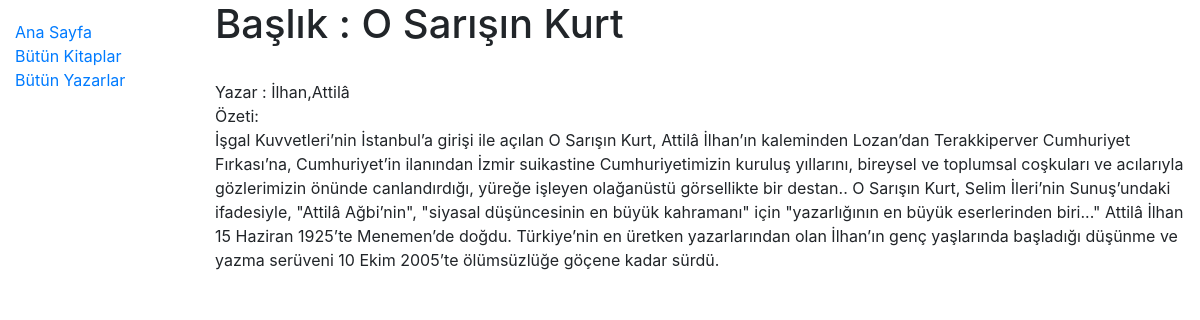
/katalog/kitap/3/, run on the app's committed database.
### katalog/models.py (models this page shows, shortened)
class Kitap(models.Model):
    baslik = models.CharField(max_length=200)
    yazar = models.ForeignKey('Yazar',on_delete=models.SET_NULL,null=True)
    ozet = models.TextField(max_length=1000)
    isbn = models.CharField('ISBN',max_length=13)
    tur = models.ManyToManyField(Tur)

class Yazar(models.Model):
    adi = models.CharField(max_length=100)
    soyadi = models.CharField(max_length=100)
    dogum_tarihi = models.DateField(null=True,blank=True)
    olum_tarihi = models.DateField('Öldü',null=True,blank=True)
    class Meta:
        ordering = ['soyadi','adi']
    def __str__(self):
        return f'{self.soyadi},{self.adi}'

### katalog/views.py (the view)
# urls.py: path('kitap/<int:pk>/',views.kitapDetay,name="kitap_detay"),
def kitapDetay(request,pk):
    k = get_object_or_404(Kitap,pk=pk)
    return render(request,"kitaplar/kitap_detay.html",{'kitap':k})

### katalog/templates/kitaplar/kitap_detay.html
{% extends '../ana.html' %}
{% block icerik_kisim %}
<h1> Başlık : {{kitap.baslik}}</h1>
<br>Yazar : {{kitap.yazar}}
<br>Özeti:<br>
<p>{{kitap.ozet}}</p>
{% endblock  %}

### data on the page
Kitap: baslik "O Sarışın Kurt", yazar "İlhan,Attilâ", ozet "İşgal Kuvvetleri’nin İstanbul’a girişi ile açılan O Sarışın Kurt, Attilâ İlhan’ın kaleminden Lozan’dan Terakkiperver Cumhuriyet Fırkası’na, Cumhuriyet’in ilanından İzmir suikastine Cumhuriyetimizin kuruluş yıllarını, bireysel ve toplumsal coşkuları ve acılarıyla gözlerimizin önünde canlandırdığı, yüreğe işleyen olağanüstü görsellikte bir destan.. O Sarışın Kurt, Selim İleri’nin Sunuş’undaki ifadesiyle, \"Attilâ Ağbi’nin\", \"siyasal düşüncesinin en büyük kahramanı\" için \"yazarlığının en büyük eserlerinden biri...\" Attilâ İlhan 15 Haziran 1925’te Menemen’de doğdu. Türkiye’nin en üretken yazarlarından olan İlhan’ın genç yaşlarında başladığı düşünme ve yazma serüveni 10 Ekim 2005’te ölümsüzlüğe…"
